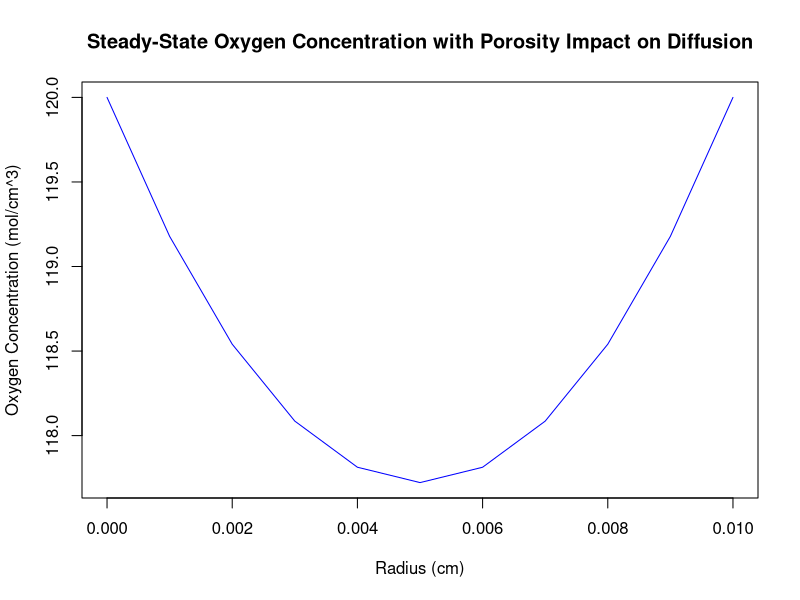

This figure's R source:
###### steady state including prorosity 

# Parameters salp
r <- 0.6  # Particle radius in cm
D_O2 <- 2e-5  # Diffusivity of oxygen in seawater in cm^2/s
Resp <- 0.04  # µmol O2 day-1 (Respiration rate per day)
vol <- 0.0005 # cm3
phi <- 0.9  # Porosity of the particle (fraction)
R <- Resp / vol / 24 / 60 / 60   # Adjust respiration rate for porosity
C_ext <- 120  # Oxygen concentration outside the particle in mol/cm^3
#v <- 0.1  # Sinking velocity in cm/s

# Parameters copepod
r <- 0.01  # Particle radius in cm
D_O2 <- 2e-5  # Diffusivity of oxygen in seawater in cm^2/s
Resp <- 0.01  # µmol O2 day-1 (Respiration rate per day)
vol <- 0.000005 # cm3
phi <- 0.75  # Porosity of the particle (fraction)
R <- Resp / vol / 24 / 60 / 60   # Adjust respiration rate for porosity
C_ext <- 120  # Oxygen concentration outside the particle in mol/cm^3
#v <- 0.1  # Sinking velocity in cm/s

# Spatial grid
dr <- 0.001  # Radial grid spacing in cm
r_grid <- seq(0, r, by=dr)
n <- length(r_grid)

# Function to calculate steady-state concentration with porosity affecting diffusion
steady_state_concentration <- function(D_O2, R, phi, dr, n, C_ext) {
  # Adjust diffusion by porosity
  D_eff <- D_O2 * phi  # Effective diffusion coefficient considering porosity
  
  # Set up matrix for second derivative (finite difference method)
  A <- matrix(0, n, n)
  b <- rep(0, n)
  
  # Boundary conditions
  A[1, 1] <- 1  # C(0) is set to be the internal concentration (zero derivative at the center)
  b[1] <- C_ext  # C(r_max) is set to external concentration
  
  for (i in 2:(n-1)) {
    A[i, i-1] <- D_eff / dr^2
    A[i, i] <- -2 * D_eff / dr^2 - R
    A[i, i+1] <- D_eff / dr^2
  }
  
  # Boundary at the outermost point
  A[n, n] <- 1
  b[n] <- C_ext
  
  # Solve a linear system of equations
  C_new <- solve(A, b)
  return(C_new)
}

# Find the steady-state concentration profile with porosity affecting both diffusion and respiration
C_steady_state <- steady_state_concentration(D_O2, R, phi, dr, n, C_ext)

# Plot the oxygen concentration gradient inside the particle
plot(r_grid, C_steady_state, type="l", col="blue", xlab="Radius (cm)", ylab="Oxygen Concentration (mol/cm^3)", main="Steady-State Oxygen Concentration with Porosity Impact on Diffusion")


